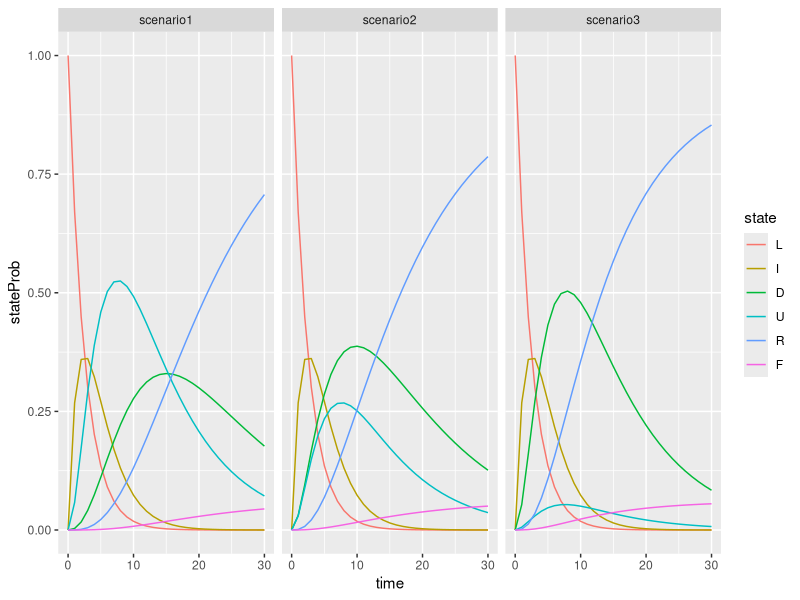
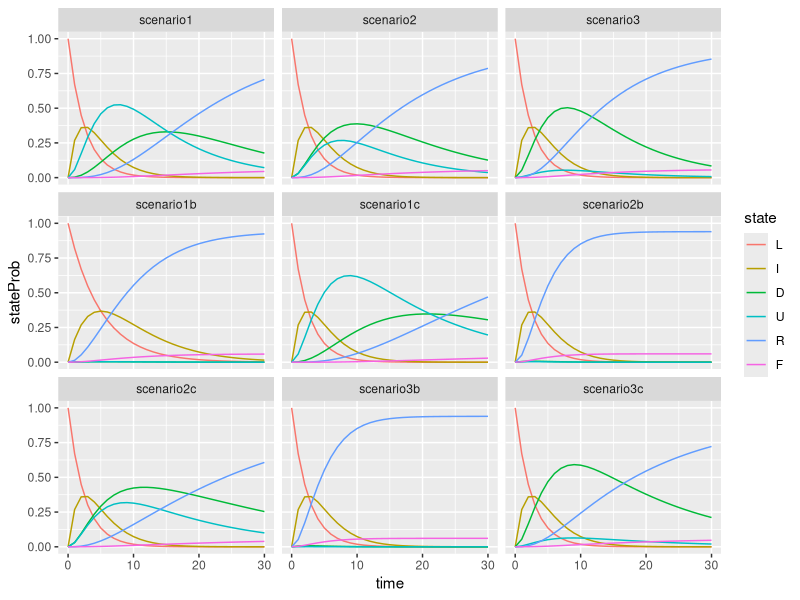
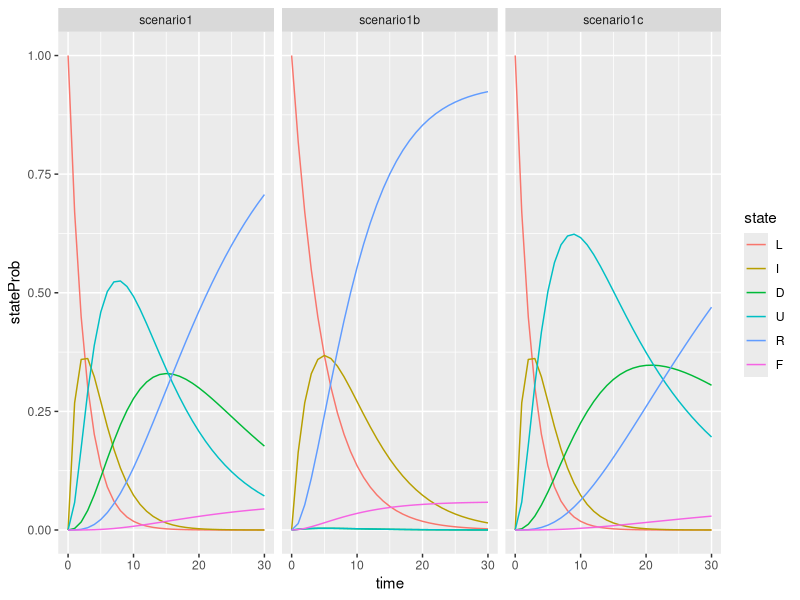
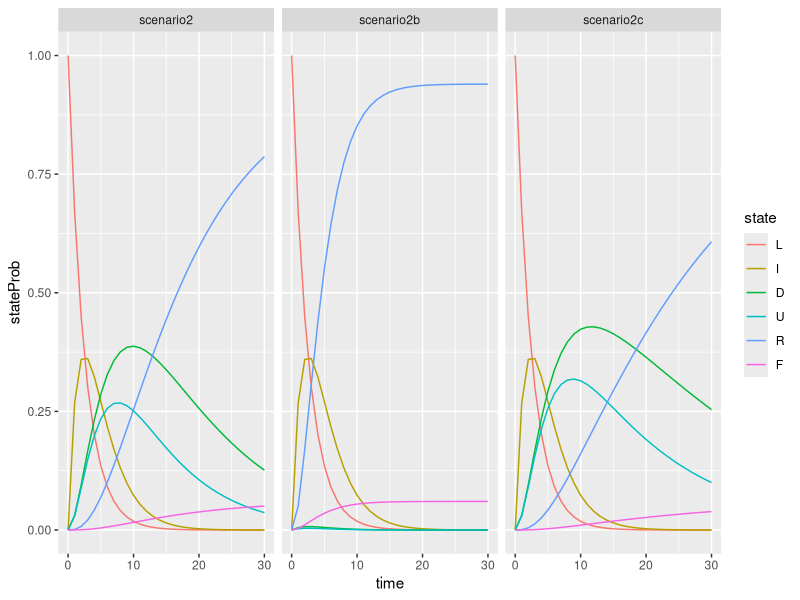
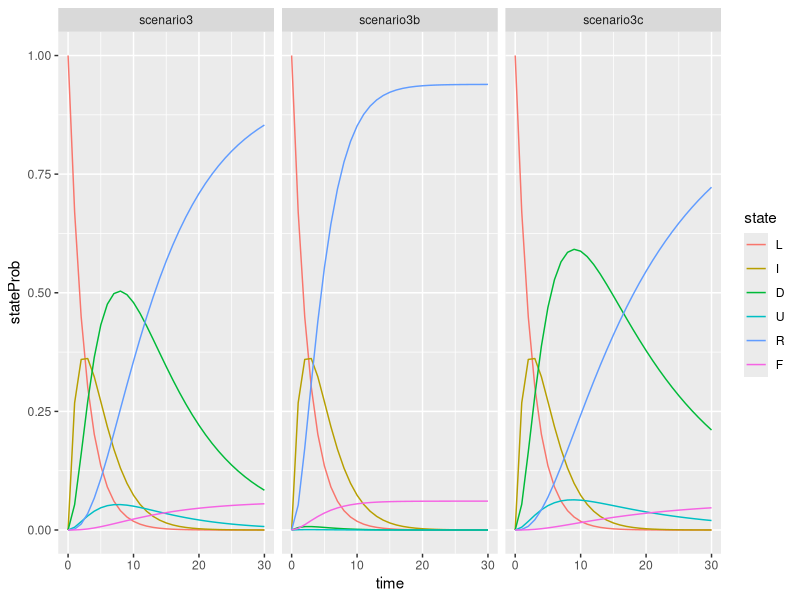

These charts were generated, in order, by the following R code: (Note: this script raises an error after producing the figures.)
library("deSolve")
library(reshape2)
library(ggplot2)
library(dplyr)
asymptomatics <- function(t, x, parms = NULL) {
  with(as.list(c(x, parms)), {
    
    dL = -(e*L)
    dI = -(e*I) + (e*L)
    dD = (a*e)*I + b*d*U - g*d*D - (1-g)*d*D
    dU = (1-a)*e*I - b*d*U - (1-b)*d*U
    dR = (1-g)*d*D + (1-b)*d*U
    dF = g*d*D
    list(c(dL, dI, dD, dU, dR, dF))
    
  })
}

#mean duration of infection
param1 <- c(a = 0.02, b = 0.975, e = 2/5, d = 2/(21-(1/.4)), g = 0.061)
param2 <- c(a = 0.5, b = 0.975, e = 2/5, d = 2/(21-(1/.4)), g = 0.061)
param3 <- c(a = 0.9, b = 0.975, e = 2/5, d = 2/(21-(1/.4)), g = 0.061)
tf <- 30
times <- seq(0,tf, by = 1)
t0 <- c(L = 1, I = 0, D = 0, U = 0, R = 0, F = 0)

#95% bounds of infectious period 
param1b <- c(a = 0.02, b = 0.975, e = 1/5, d = 2/(2.6-(1/.4)), g = 0.061)
param1c <- c(a = 0.02, b = 0.975, e = 2/5, d = 2/(33-(1/.4)), g = 0.061)

param2b <- c(a = 0.5, b = 0.975, e = 2/5, d = 2/(2.6-(1/.4)), g = 0.061)
param2c <- c(a = 0.5, b = 0.975, e = 2/5, d = 2/(33-(1/.4)), g = 0.061)

param3b <- c(a = 0.9, b = 0.975, e = 2/5, d = 2/(2.6-(1/.4)), g = 0.061)
param3c <- c(a = 0.9, b = 0.975, e = 2/5, d = 2/(33-(1/.4)), g = 0.061)

res_ode1 <- ode(y = t0, times, func = asymptomatics, param1)
res_ode1.df <- melt(as.data.frame(res_ode1), id = "time")
res_ode1.df <- rename(res_ode1.df, state = variable, scenario1 = value)

res_ode1b <- ode(y = t0, times, func = asymptomatics, param1b)
res_ode1b.df <- melt(as.data.frame(res_ode1b), id = "time")
res_ode1b.df <- rename(res_ode1b.df, state = variable, scenario1b = value) 

res_ode1c <- ode(y = t0, times, func = asymptomatics, param1c)
res_ode1c.df <- melt(as.data.frame(res_ode1c), id = "time")
res_ode1c.df <- rename(res_ode1c.df, state = variable, scenario1c = value)

res_ode2 <- ode(y = t0, times, func = asymptomatics, param2)
res_ode2.df <- melt(as.data.frame(res_ode2), id = c("time"))
res_ode2.df <- rename(res_ode2.df, state = variable, scenario2 = value)

res_ode2b <- ode(y = t0, times, func = asymptomatics, param2b)
res_ode2b.df <- melt(as.data.frame(res_ode2b), id = c("time"))
res_ode2b.df <- rename(res_ode2b.df, state = variable, scenario2b = value)

res_ode2c <- ode(y = t0, times, func = asymptomatics, param2c)
res_ode2c.df <- melt(as.data.frame(res_ode2c), id = c("time"))
res_ode2c.df <- rename(res_ode2c.df, state = variable, scenario2c = value)

res_ode3 <- ode(y = t0, times, func = asymptomatics, param3)
res_ode3.df <- melt(as.data.frame(res_ode3), id= c("time"))
res_ode3.df <- rename(res_ode3.df, state = variable, scenario3 = value)

res_ode3b <- ode(y = t0, times, func = asymptomatics, param3b)
res_ode3b.df <- melt(as.data.frame(res_ode3b), id= c("time"))
res_ode3b.df <- rename(res_ode3b.df, state = variable, scenario3b = value)

res_ode3c <- ode(y = t0, times, func = asymptomatics, param3c)
res_ode3c.df <- melt(as.data.frame(res_ode3c), id= c("time"))
res_ode3c.df <- rename(res_ode3c.df, state = variable, scenario3c = value)

res_ode.df <- merge(res_ode1.df, res_ode2.df, by = c("state", "time"))
res_ode.df <- merge(res_ode.df, res_ode3.df, by = c("state", "time"))

res_odetest.df <- merge(res_ode.df, res_ode1b.df, by = c("state", "time"))
res_odetest.df <- merge(res_odetest.df, res_ode1c.df, by = c("state", "time"))
res_odetest.df <- merge(res_odetest.df, res_ode2b.df, by = c("state", "time"))
res_odetest.df <- merge(res_odetest.df, res_ode2c.df, by = c("state", "time"))
res_odetest.df <- merge(res_odetest.df, res_ode3b.df, by = c("state", "time"))
res_odetest.df <- merge(res_odetest.df, res_ode3c.df, by = c("state", "time"))

res_ode.df <- melt(res_ode.df, id = c("time", "state"))
res_ode.df <- rename(res_ode.df, scenario = variable, stateProb = value)

res_odetest.df <- melt(res_odetest.df, id = c("time", "state"))
res_odetest.df <- rename(res_odetest.df, scenario = variable, stateProb = value)


res_ode1test.df <- merge(res_ode1.df, res_ode1b.df, by = c("state", "time"))
res_ode1test.df <- merge(res_ode1test.df, res_ode1c.df, by = c("state", "time"))
res_ode1test.df <- melt(res_ode1test.df, id = c("time", "state"))
res_ode1test.df <- rename(res_ode1test.df, scenario = variable, stateProb = value)

res_ode2test.df <- merge(res_ode2.df, res_ode2b.df, by = c("state", "time"))
res_ode2test.df <- merge(res_ode2test.df, res_ode2c.df, by = c("state", "time"))
res_ode2test.df <- melt(res_ode2test.df, id = c("time", "state"))
res_ode2test.df <- rename(res_ode2test.df, scenario = variable, stateProb = value)

res_ode3test.df <- merge(res_ode3.df, res_ode3b.df, by = c("state", "time"))
res_ode3test.df <- merge(res_ode3test.df, res_ode3c.df, by = c("state", "time"))
res_ode3test.df <- melt(res_ode3test.df, id = c("time", "state"))
res_ode3test.df <- rename(res_ode3test.df, scenario = variable, stateProb = value)

#plotting 
ggplot(res_ode.df, aes(x=time, y = stateProb, color = state)) +
  geom_line() + 
  facet_wrap(~scenario)

ggplot(res_odetest.df, aes(x = time, y = stateProb, color = state)) + 
  geom_line() + 
  facet_wrap(~scenario)

ggplot(res_ode1test.df, aes(x=time, y = stateProb, color = state)) + 
  geom_line()  + 
  facet_wrap(~scenario)

ggplot(res_ode2test.df, aes(x=time, y = stateProb, color = state)) + 
  geom_line() + 
  facet_wrap(~scenario)

ggplot(res_ode3test.df, aes(x = time, y = stateProb, color = state)) +
  geom_line() + 
  facet_wrap(~scenario)
  

#matrix exp function
probDetectedFn <- matrix(c(
  exp(-(2*t)/5), 0, 0, 0, 0, 0, 0, 0, 0, 
  (2*t*exp(-(2*t)/5))/5,exp(-(2*t)/5), 0,0,0,0, 0, 0, 0, 
  (13689*exp(-(4*t)/39))/8410 - (13689*exp(-(2*t)/5))/8410 - (351*t*exp(-(2*t)/5))/725,(351*exp(-(4*t)/39))/290 - (351*exp(-(2*t)/5))/290,exp(-(4*t)/39),0,0, 0, 0, 0, 0, 
  (606879*exp(-(2*t)/5))/487780 - (606879*exp(-(4*t)/39))/487780 + (15561*t*exp(-(2*t)/5))/84100 + (15561*t*exp(-(4*t)/39))/84100,(15561*exp(-(2*t)/5))/33640 - (15561*exp(-(4*t)/39))/33640 + (399*t*exp(-(4*t)/39))/2900, (4*t*exp(-(4*t)/39))/39, exp(-(4*t)/39), (t*exp(-(4*t)/39))/10, 0, 0, 0, 0,
  (1521*exp(-(4*t)/39))/8410 - (1521*exp(-(2*t)/5))/8410 - (39*t*exp(-(2*t)/5))/725, (39*exp(-(4*t)/39))/290 - (39*exp(-(2*t)/5))/290, 0,0, exp(-(4*t)/39),0, 0, 0, 0,
  (1521*exp(-(2*t)/5))/487780 - (1521*exp(-(4*t)/39))/487780 + (39*t*exp(-(2*t)/5))/84100 + (39*t*exp(-(4*t)/39))/84100, (39*exp(-(2*t)/5))/33640 - (39*exp(-(4*t)/39))/33640 + (t*exp(-(4*t)/39))/2900, 0, 0,(t*exp(-(4*t)/39))/390,exp(-(4*t)/39), 0, 0, 0,
  374661/400000 - (5128734429*exp(-(4*t)/39))/9755600000 - (374661*t*exp(-(2*t)/5))/8410000 - (14611779*t*exp(-(4*t)/39))/84100000 - (40088727*exp(-(2*t)/5))/97556000, 374661/400000 - (277623801*exp(-(4*t)/39))/336400000 - (374661*t*exp(-(4*t)/39))/2900000 - (374661*exp(-(2*t)/5))/3364000, 939/1000 - (313*t*exp(-(4*t)/39))/3250 - (939*exp(-(4*t)/39))/1000, 939/1000 - (939*exp(-(4*t)/39))/1000, 36621/40000 - (939*t*exp(-(4*t)/39))/10000 - (36621*exp(-(4*t)/39))/40000, 0, 1, 0, 0,
  1/400 - (13689*exp(-(4*t)/39))/9755600 - (t*exp(-(2*t)/5))/8410 - (39*t*exp(-(4*t)/39))/84100 - (107*exp(-(2*t)/5))/97556,1/400 - (741*exp(-(4*t)/39))/336400 - (t*exp(-(4*t)/39))/2900 - exp(-(2*t)/5)/3364, 0, 0,1/40 - (t*exp(-(4*t)/39))/390 - exp(-(4*t)/39)/40, 1 - exp(-(4*t)/39), 0, 1, 0,
  24339/400000 - (333176571*exp(-(4*t)/39))/9755600000 - (24339*t*exp(-(2*t)/5))/8410000 - (949221*t*exp(-(4*t)/39))/84100000 - (2604273*exp(-(2*t)/5))/97556000,24339/400000 - (18035199*exp(-(4*t)/39))/336400000 - (24339*t*exp(-(4*t)/39))/2900000 - (24339*exp(-(2*t)/5))/3364000, 61/1000 - (61*t*exp(-(4*t)/39))/9750 - (61*exp(-(4*t)/39))/1000,   61/1000 - (61*exp(-(4*t)/39))/1000, 2379/40000 - (61*t*exp(-(4*t)/39))/10000 - (2379*exp(-(4*t)/39))/40000, 0, 0, 0, 1
  ), nrow = 9, ncol = 9, byrow = TRUE)
